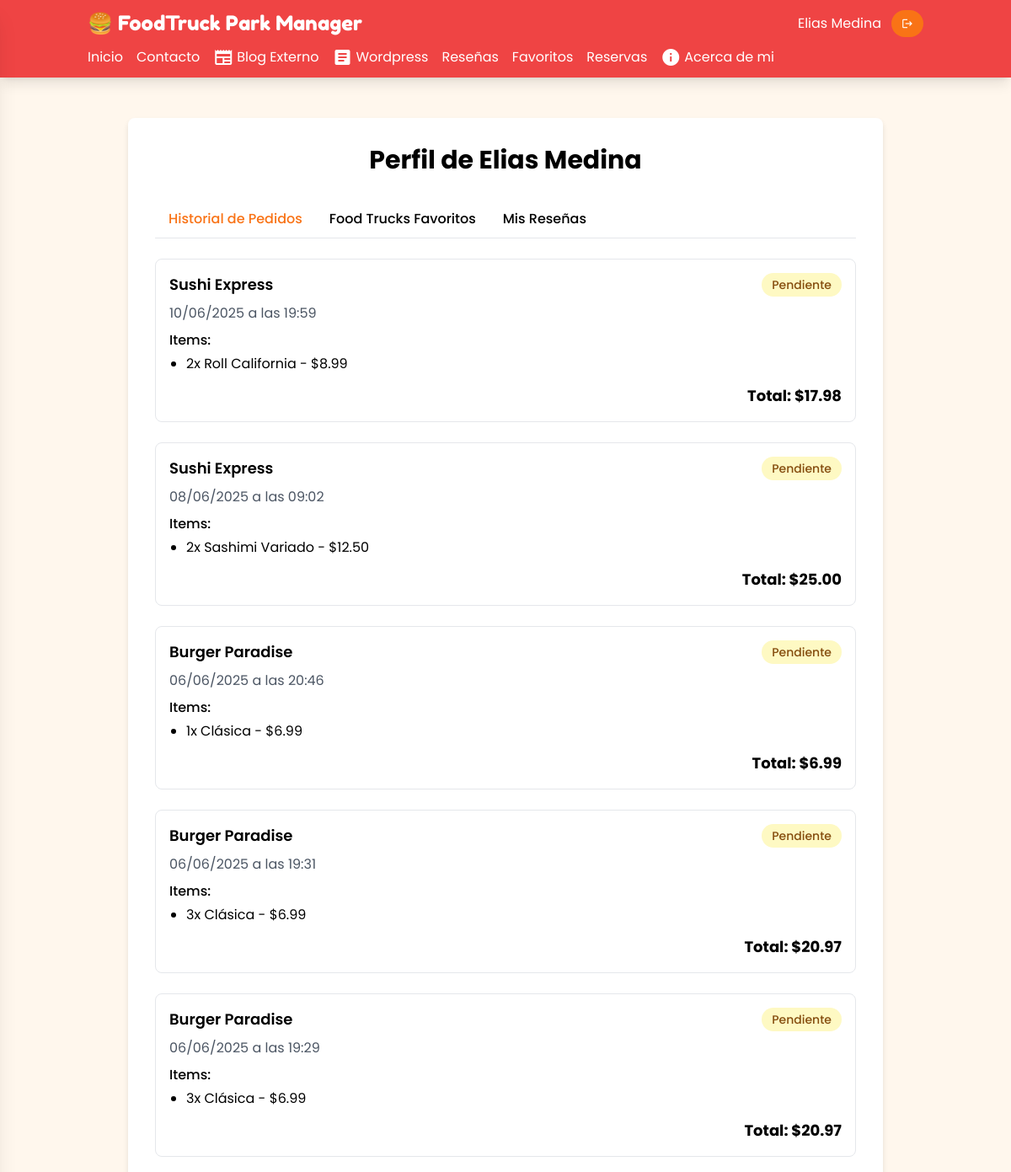
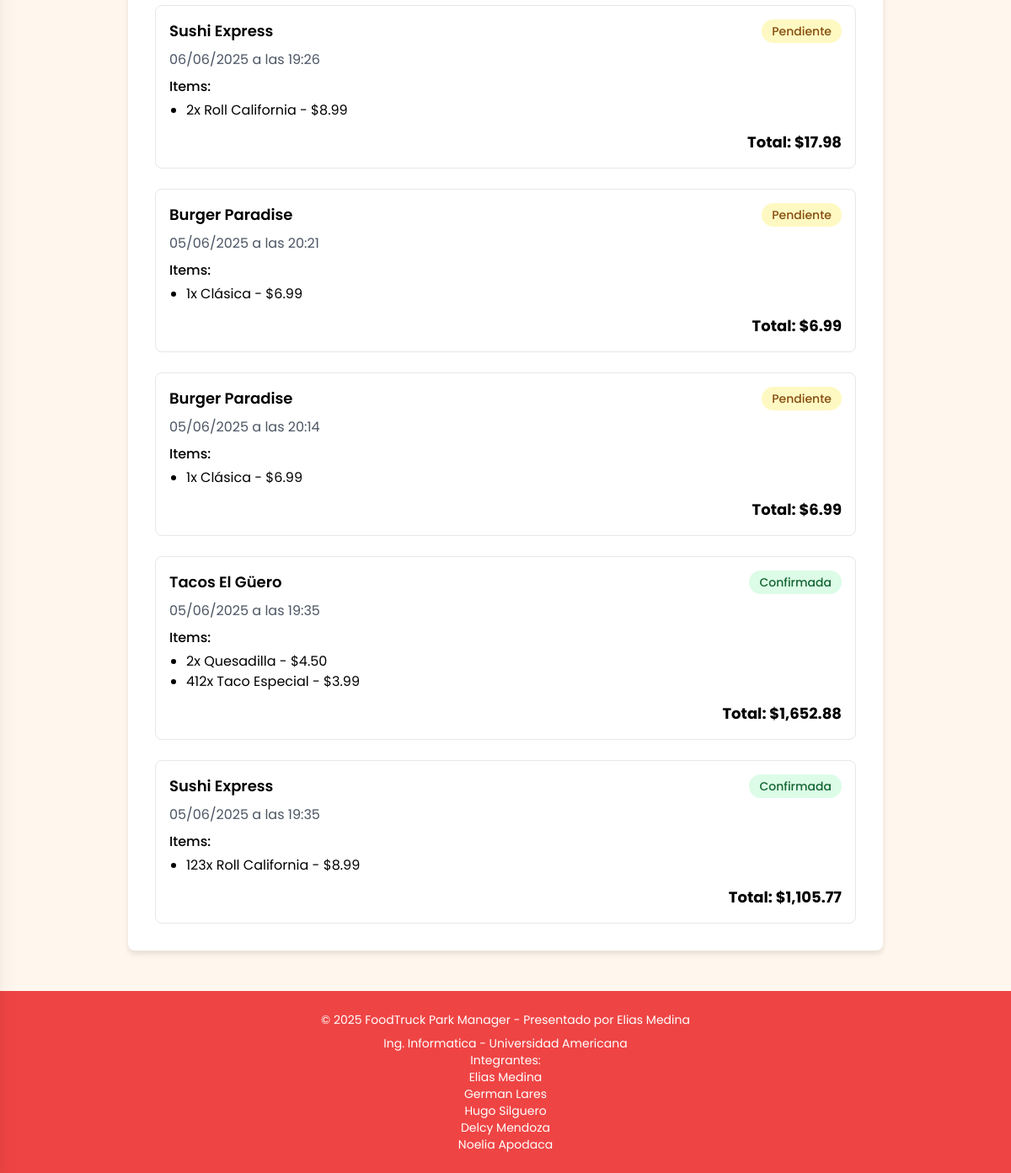
The app's page /public/perfil.php (signed in) with its own data (2 pictures, top to bottom).
### tables this page shows
CREATE TABLE `reservas` (
  `id` int(11) NOT NULL,
  `usuario_id` int(11) NOT NULL,
  `foodtruck_id` int(11) NOT NULL,
  `fecha` date NOT NULL,
  `hora` time NOT NULL,
  `total` decimal(10,2) NOT NULL,
  `estado` enum('pendiente','confirmada','cancelada') DEFAULT 'pendiente',
  `fecha_creacion` timestamp NOT NULL DEFAULT current_timestamp()
);

CREATE TABLE `reserva_items` (
  `id` int(11) NOT NULL,
  `reserva_id` int(11) NOT NULL,
  `menu_id` int(11) NOT NULL,
  `cantidad` int(11) NOT NULL,
  `precio_unitario` decimal(10,2) NOT NULL
);

CREATE TABLE `menus` (
  `id` int(11) NOT NULL,
  `foodtruck_id` int(11) NOT NULL,
  `nombre` varchar(100) NOT NULL,
  `descripcion` text DEFAULT NULL,
  `precio` decimal(10,2) NOT NULL,
  `imagen` varchar(255) DEFAULT NULL
);

### src/DAO/ReservaDAO.php (called while the page is built, shortened)
<?php
class ReservaDAO
{
    private $db;
    public function __construct(Database $db)
    {
        $this->db = $db;
    }
    public function getReservasByUsuarioId($usuario_id, $showAll = false)
    {
        $conn = $this->db->getConnection();
        $usuario_id = mysqli_real_escape_string($conn, $usuario_id);
        if ($showAll) {
            $sql = "SELECT r.*, u.nombre AS usuario_nombre
                FROM reservas r
                JOIN usuarios u ON r.usuario_id = u.id
                ORDER BY r.fecha_creacion DESC";
        } else {
            $sql = "SELECT r.*, u.nombre AS usuario_nombre
                FROM reservas r
                JOIN usuarios u ON r.usuario_id = u.id
                WHERE r.usuario_id = '$usuario_id'
                ORDER BY r.fecha_creacion DESC";
        }
        $result = mysqli_query($conn, $sql);
        $reservas = [];
        while ($row = mysqli_fetch_assoc($result)) {
            $reservas[] = $row;
        }
        return $reservas;
    }
    public function getItemsByReservaId($reserva_id)
    {
        $conn = $this->db->getConnection();
        $reserva_id = mysqli_real_escape_string($conn, $reserva_id);
        $sql = "SELECT ri.*, m.nombre AS menu_nombre FROM reserva_items ri
                JOIN menus m ON ri.menu_id = m.id
                WHERE ri.reserva_id = '$reserva_id'";
        $result = mysqli_query($conn, $sql);
        $items = [];
        while ($row = mysqli_fetch_assoc($result)) {
            $items[] = $row;
        }
        return $items;
    }
}
?>

### src/DAO/FoodTruckDAO.php (called while the page is built, shortened)
<?php
class FoodTruckDAO {
    private $db;
    public function __construct(Database $db) {
        $this->db = $db;
    }
    public function getFoodTruckById($id) {
        $conn = $this->db->getConnection();
        $id = mysqli_real_escape_string($conn, $id);
        $sql = "SELECT * FROM foodtrucks WHERE id = '$id' LIMIT 1";
        $result = mysqli_query($conn, $sql);
        $foodTruck = mysqli_fetch_assoc($result);
        $sqlMenu = "SELECT * FROM menus WHERE foodtruck_id = '$id' ORDER BY nombre ASC";
        $resultMenu = mysqli_query($conn, $sqlMenu);
        $menu = [];
        if ($resultMenu) {
            while ($row = mysqli_fetch_assoc($resultMenu)) {
                $menu[] = $row;
            }
        }
        $foodTruck['menu'] = $menu;
        return $foodTruck;
    }
}
?>

### src/DAO/ReviewDAO.php (called while the page is built, shortened)
<?php
class ReviewDAO
{
    private $db;
    public function __construct(Database $db)
    {
        $this->db = $db;
    }
    public function getReviewsByUserId($usuario_id)
    {
        $conn = $this->db->getConnection();
        $stmt = $conn->prepare("SELECT * FROM reviews WHERE usuario_id = ?");
        $stmt->bind_param("i", $usuario_id);
        if (!$stmt->execute()) {
            error_log("Error execute getReviewsByUserId: " . $stmt->error);
            return null;
        }
        $result = $stmt->get_result();
        $reviews = [];
        while ($row = $result->fetch_assoc()) {
            $reviews[] = $row;
        }
        return $reviews;
    }
}
?>

### public/perfil.php (the view, shortened to what this page needs)
<?php
require_once __DIR__ . '/../src/dao/ReservaDAO.php';
require_once __DIR__ . '/../src/dao/ReviewDAO.php';
require_once __DIR__ . '/../src/dao/FoodTruckDAO.php';
$db = new Database();
$reservaDAO = new ReservaDAO($db);
$reviewDAO = new ReviewDAO($db);
$foodTruckDAO = new FoodTruckDAO($db);
$userId = $_SESSION['user_id'] ?? null;
$username = $_SESSION['username'] ?? null;
$reservas = $reservaDAO->getReservasByUsuarioId($userId);
$reseñas = $reviewDAO->getReviewsByUserId($userId);
$profileData = [
    'historial' => [],
    'reseñas' => []
];
foreach ($reservas as $reserva) {
    $items = $reservaDAO->getItemsByReservaId($reserva['id']);
    $foodTruck = $foodTruckDAO->getFoodTruckById($reserva['foodtruck_id']);
    $profileData['historial'][] = [
        'id' => $reserva['id'],
        'fecha' => date('d/m/Y', strtotime($reserva['fecha'])),
        'hora' => date('H:i', strtotime($reserva['hora'])),
        'total' => number_format($reserva['total'], 2),
        'estado' => $reserva['estado'],
        'foodtruck' => $foodTruck['nombre'] ?? 'Desconocido',
        'items' => $items
    ];
}
foreach ($reseñas as $reseña) {
    $foodTruck = $foodTruckDAO->getFoodTruckById($reseña['foodtruck_id']);
    $profileData['reseñas'][] = [
        'id' => $reseña['id'],
        'rating' => $reseña['rating'],
        'comentario' => $reseña['comentario'],
        'fecha' => date('d/m/Y', strtotime($reseña['fecha'])),
        'foodtruck' => $foodTruck['nombre'] ?? 'Desconocido'
    ];
}
include __DIR__ . '/../templates/header.php';
$activeTab = $_GET['tab'] ?? 'historial';
?>
<main class="container mx-auto px-6 py-12">
    <section class="max-w-4xl mx-auto bg-white rounded-lg custom-shadow p-8">
        <h1 class="text-3xl font-bold mb-8 text-center">
            Perfil de <?= htmlspecialchars($username) ?>
        </h1>
        <div class="tabs flex border-b mb-6">
            <a href="?tab=historial"
               class="tab py-2 px-4 font-medium border-b-2 border-transparent hover:text-secondary transition-colors duration-200 <?= $activeTab === 'historial' ? 'active border-secondary text-secondary' : '' ?>">
                Historial de Pedidos
            </a>
            <a href="?tab=favoritos"
               class="tab py-2 px-4 font-medium border-b-2 border-transparent hover:text-secondary transition-colors duration-200 <?= $activeTab === 'favoritos' ? 'active border-secondary text-secondary' : '' ?>">
                Food Trucks Favoritos
            </a>
            <a href="?tab=reseñas"
               class="tab py-2 px-4 font-medium border-b-2 border-transparent hover:text-secondary transition-colors duration-200 <?= $activeTab === 'reseñas' ? 'active border-secondary text-secondary' : '' ?>">
                Mis Reseñas
            </a>
        </div>
        <?php if ($activeTab === 'historial'): ?>
            <div class="tab-content active" id="historial">
                <?php if (!empty($profileData['historial'])): ?>
                    <div class="space-y-6">
                        <?php foreach ($profileData['historial'] as $reserva): ?>
                            <div class="border rounded-lg p-4 hover:shadow-md transition-shadow">
                                <div class="flex justify-between items-center mb-2">
                                    <h3 class="text-lg font-semibold"><?= htmlspecialchars($reserva['foodtruck']) ?></h3>
                                    <span class="px-3 py-1 rounded-full text-sm font-medium
                                        <?= $reserva['estado'] === 'pendiente' ? 'bg-yellow-100 text-yellow-800' : '' ?>
                                        <?= $reserva['estado'] === 'confirmada' ? 'bg-green-100 text-green-800' : '' ?>
                                        <?= $reserva['estado'] === 'cancelada' ? 'bg-red-100 text-red-800' : '' ?>">
                                        <?= ucfirst($reserva['estado']) ?>
                                    </span>
                                </div>
                                <p class="text-gray-600 mb-2">
                                    <?= $reserva['fecha'] ?> a las <?= $reserva['hora'] ?>
                                </p>
                                <div class="mb-3">
                                    <h4 class="font-medium mb-1">Items:</h4>
                                    <ul class="list-disc pl-5">
                                        <?php foreach ($reserva['items'] as $item): ?>
                                            <li>
                                                <?= $item['cantidad'] ?>x <?= htmlspecialchars($item['menu_nombre'] ?? 'Producto') ?> -
                                                $<?= number_format($item['precio_unitario'], 2) ?>
                                            </li>
                                        <?php endforeach; ?>
                                    </ul>
                                </div>
                                <p class="text-right font-bold text-lg">
                                    Total: $<?= $reserva['total'] ?>
                                </p>
                            </div>
                        <?php endforeach; ?>
                    </div>
                <?php else: ?>
                    <p class="text-center py-8 text-gray-500">No tienes pedidos registrados</p>
                <?php endif; ?>
            </div>
        <?php endif; ?>
    </section>
</main>
<?php include __DIR__ . '/../templates/footer.php'; ?>

### public/assets/css/styles.css (style rules this page uses)
:root { --primary: #DC2626; --secondary: #FB923C; --accent: #22C55E; --background: #FFFAF0; --textPrimary: #111827; --textSecondary: #374151; }
* { transition: all 0.5s ease-in-out; }
.custom-shadow { box-shadow: 0 4px 6px -1px rgba(0, 0, 0, 0.1), 0 2px 4px -1px rgba(0, 0, 0, 0.06); }
.tab-content { animation: fadeIn 0.5s ease-out; }
.custom-shadow { box-shadow: 0 4px 6px rgba(0, 0, 0, 0.1); }

### records on screen
reservas: foodtruck "Sushi Express", estado "Pendiente", fecha "10/06/2025", hora "19:59", total "17.98"
reserva_items: cantidad "2", menu.nombre "Roll California", precio_unitario "8.99"
reservas: foodtruck "Sushi Express", estado "Pendiente", fecha "08/06/2025", hora "09:02", total "25.00"
reserva_items: cantidad "2", menu.nombre "Sashimi Variado", precio_unitario "12.50"
reservas: foodtruck "Burger Paradise", estado "Pendiente", fecha "06/06/2025", hora "20:46", total "6.99"
reserva_items: cantidad "1", menu.nombre "Clásica", precio_unitario "6.99"
reservas: foodtruck "Burger Paradise", estado "Pendiente", fecha "06/06/2025", hora "19:31", total "20.97"
reserva_items: cantidad "3", menu.nombre "Clásica", precio_unitario "6.99"
reservas: foodtruck "Burger Paradise", estado "Pendiente", fecha "06/06/2025", hora "19:29", total "20.97"
reserva_items: cantidad "3", menu.nombre "Clásica", precio_unitario "6.99"
reservas: foodtruck "Sushi Express", estado "Pendiente", fecha "06/06/2025", hora "19:26", total "17.98"
reserva_items: cantidad "2", menu.nombre "Roll California", precio_unitario "8.99"
reservas: foodtruck "Burger Paradise", estado "Pendiente", fecha "05/06/2025", hora "20:21", total "6.99"
reserva_items: cantidad "1", menu.nombre "Clásica", precio_unitario "6.99"
reservas: foodtruck "Burger Paradise", estado "Pendiente", fecha "05/06/2025", hora "20:14", total "6.99"
reserva_items: cantidad "1", menu.nombre "Clásica", precio_unitario "6.99"
reservas: foodtruck "Tacos El Güero", estado "Confirmada", fecha "05/06/2025", hora "19:35", total "1,652.88"
reserva_items: cantidad "2", menu.nombre "Quesadilla", precio_unitario "4.50"
reserva_items: cantidad "412", menu.nombre "Taco Especial", precio_unitario "3.99"
reservas: foodtruck "Sushi Express", estado "Confirmada", fecha "05/06/2025", hora "19:35", total "1,105.77"
reserva_items: cantidad "123", menu.nombre "Roll California", precio_unitario "8.99"

### other values on screen
$_SESSION['username'] "Elias Medina"
$username "Elias Medina"
PRESENTADO_POR "Elias Medina"
